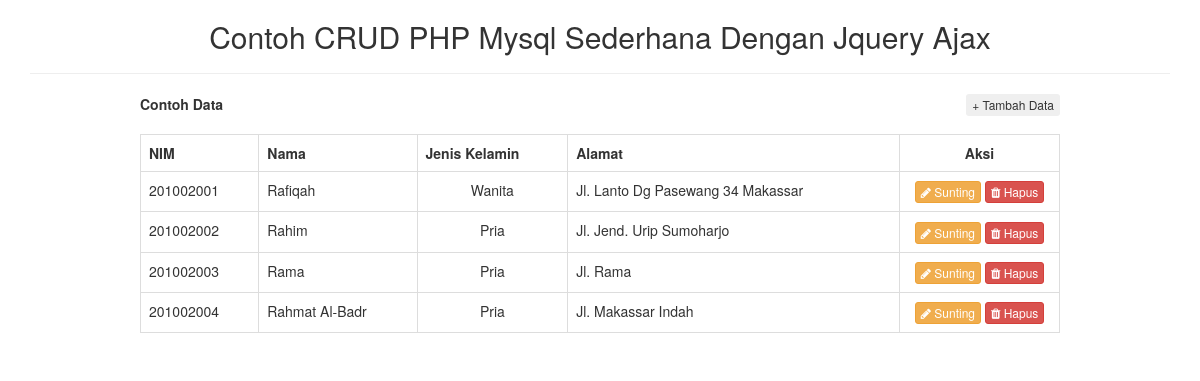
The page / on the database its author committed.
### tables this page shows
CREATE TABLE IF NOT EXISTS `mahasiswa` (
  `id` int(11) NOT NULL AUTO_INCREMENT,
  `nim` varchar(20) NOT NULL,
  `nama` varchar(50) NOT NULL,
  `jenkel` enum('Pria','Wanita') NOT NULL,
  `alamat` varchar(60) NOT NULL,
  PRIMARY KEY (`id`)
);

### index.php (the view, shortened to what this page needs)
<?php
include "config.php";
?>
<!DOCTYPE html>
<html>
	<head>
		<link href="css/bootstrap.min.css" rel="stylesheet">
		<link rel="stylesheet" href="//maxcdn.bootstrapcdn.com/font-awesome/4.3.0/css/font-awesome.min.css">
		<link href="css/style.css" rel="stylesheet">
	</head>
<body>
	<section class="container">
		<h2><center>Contoh CRUD PHP Mysql Sederhana Dengan Jquery Ajax</center></h2>
		<hr />
		<div class="col-md-offset-1 col-md-10 col-md-offset-1">
			<b>Contoh Data</b>
			<button class="btn btn-xs pull-right" data-id='0' data-toggle="modal" data-target="#tambah-data">+ Tambah Data</button> <br /><br />
			<table class="table table-bordered">
				<tr>
					<th>NIM</th>
					<th>Nama</th>
					<th>Jenis Kelamin</th>
					<th>Alamat</th>
					<th style="text-align:center">Aksi</th>
				</tr>
				<?php $sql = $conn->query("SELECT * FROM mahasiswa"); ?>
					<?php while ( $r = $sql->fetch_assoc() ) { ?>
						<tr>
							<td><?php echo $r['nim'] ?></td>
							<td><?php echo $r['nama'] ?></td>
							<td style="text-align:center"><?php echo $r['jenkel'] ?></td>
							<td><?php echo $r['alamat'] ?></td>
							<td style="text-align:center;width:160px">
								<a  class="btn btn-xs btn-warning" href="javascript:;"
									data-id="<?php echo $r['id'] ?>"
									data-nim="<?php echo $r['nim'] ?>"
									data-nama="<?php echo $r['nama'] ?>"
									data-jenkel="<?php echo $r['jenkel'] ?>"
									data-alamat="<?php echo $r['alamat'] ?>"
									data-toggle="modal" data-target="#edit-data">
									<i class="fa fa-pencil"></i> Sunting
								</a>
								<a class="btn btn-xs btn-danger" href="javascript:;" data-id="<?php echo $r['nim'] ?>" data-toggle="modal" data-target="#modal-konfirmasi"><i class="fa fa-trash"></i> Hapus</a>
							</td>
						</tr>
				<?php } ?>
			</table>
		</div>
	</section>
</body>
</html>

### rows shown on the page
mahasiswa: nim "201002001", nama "Rafiqah", jenkel "Wanita", alamat "Jl. Lanto Dg Pasewang 34 Makassar"
mahasiswa: nim "201002002", nama "Rahim", jenkel "Pria", alamat "Jl. Jend. Urip Sumoharjo"
mahasiswa: nim "201002003", nama "Rama", jenkel "Pria", alamat "Jl. Rama"
mahasiswa: nim "201002004", nama "Rahmat Al-Badr", jenkel "Pria", alamat "Jl. Makassar Indah"
